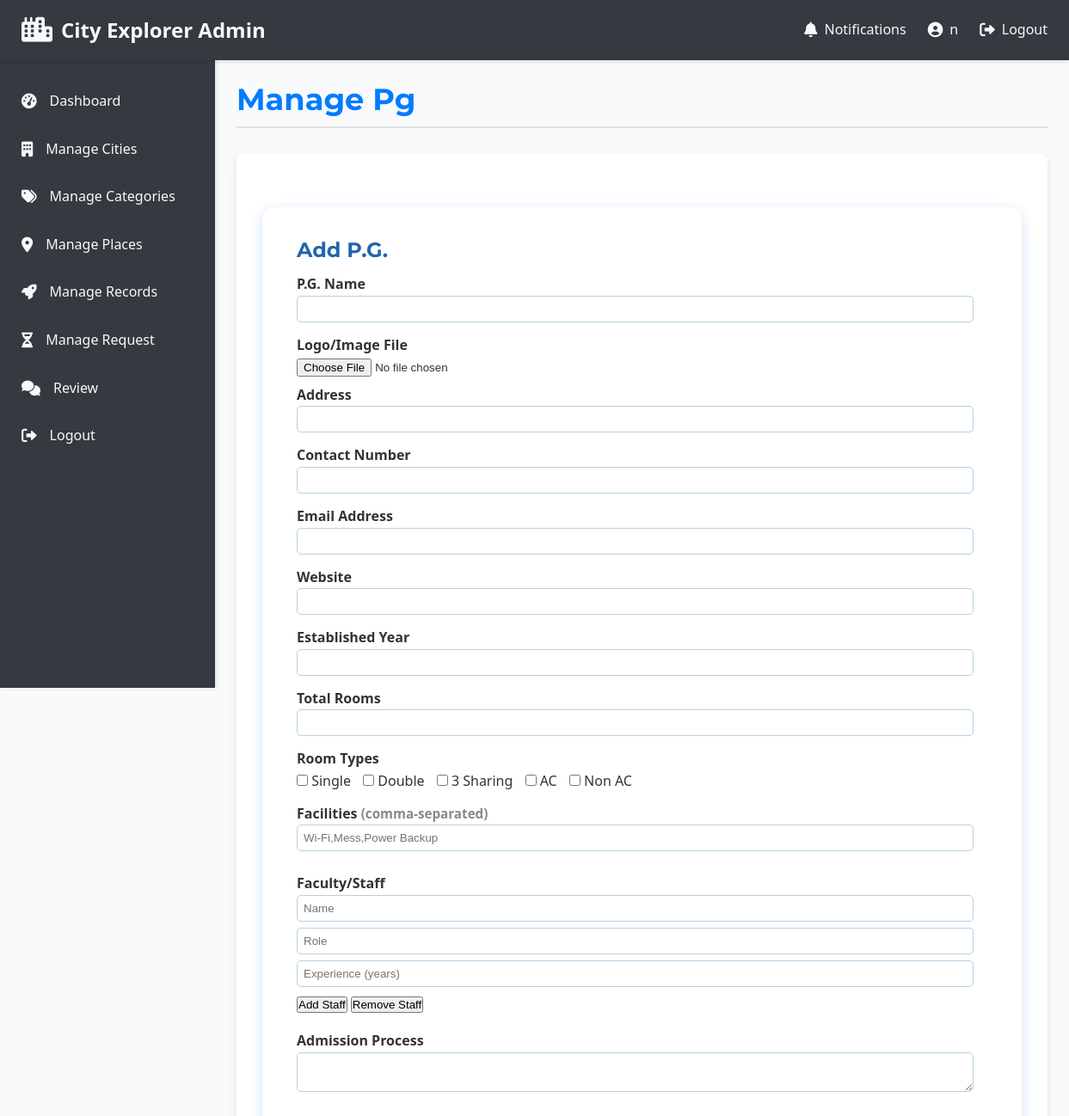
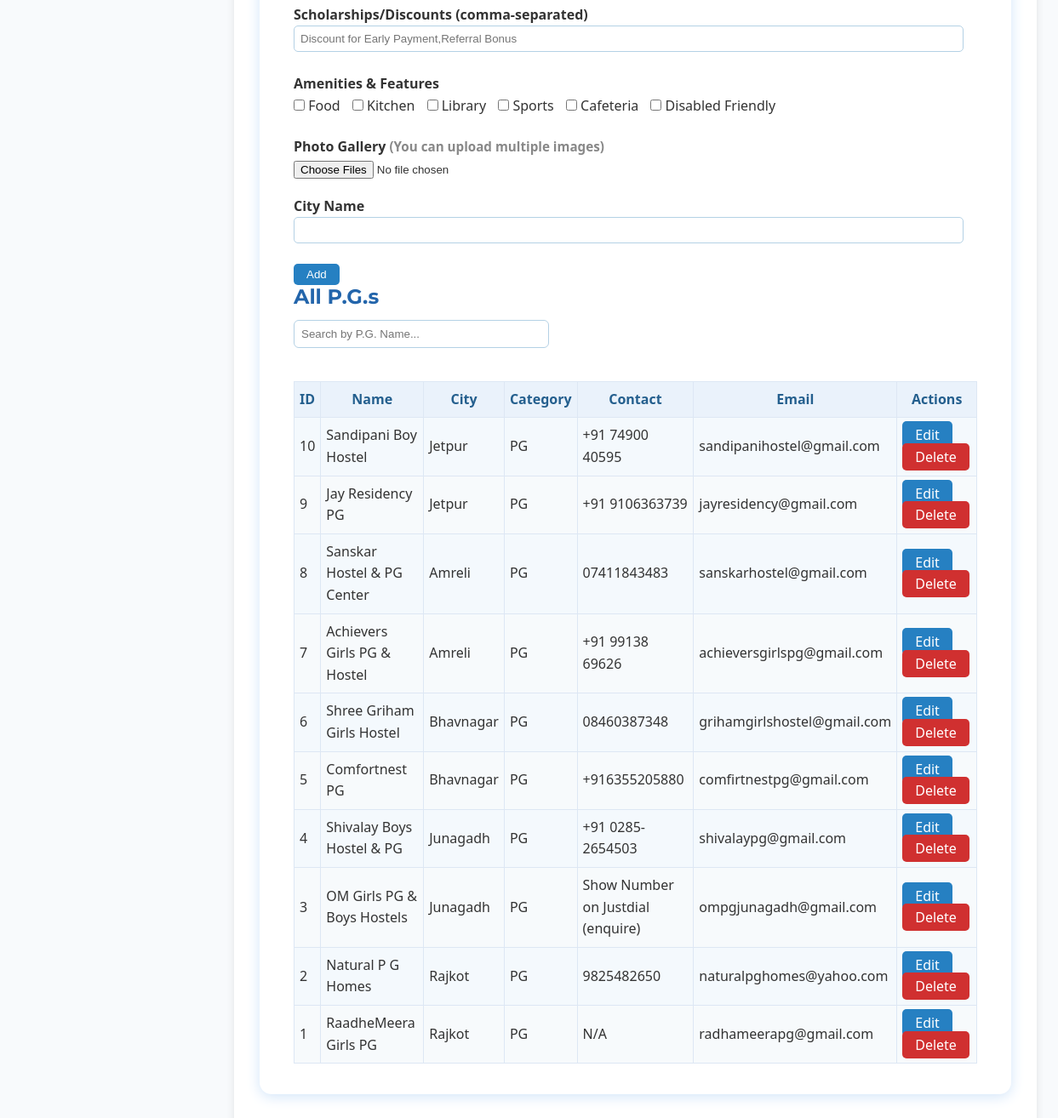
Screenshot of /admin/manage_pg.php (signed in) with the database file from the repository (2 pictures, top to bottom).
### tables this page shows
CREATE TABLE `pgs` (
  `id` int(11) NOT NULL,
  `name` varchar(180) NOT NULL,
  `img` varchar(255) DEFAULT NULL,
  `address` varchar(255) DEFAULT NULL,
  `city_name` varchar(90) DEFAULT NULL,
  `cat_name` varchar(90) DEFAULT NULL,
  `contact` varchar(50) DEFAULT NULL,
  `email` varchar(120) DEFAULT NULL,
  `website` varchar(200) DEFAULT NULL,
  `established` varchar(12) DEFAULT NULL,
  `rooms` varchar(60) DEFAULT NULL,
  `room_types` text DEFAULT NULL,
  `facilities` text DEFAULT NULL,
  `faculty` text DEFAULT NULL,
  `admission_process` text DEFAULT NULL,
  `gallery` text DEFAULT NULL,
  `scholarships` text DEFAULT NULL,
  `hostel` varchar(10) DEFAULT NULL,
  `transport` varchar(10) DEFAULT NULL,
  `library` varchar(10) DEFAULT NULL,
  `sports` varchar(10) DEFAULT NULL,
  `cafeteria` varchar(10) DEFAULT NULL,
  `disabled_friendly` varchar(50) DEFAULT NULL,
  `created_at` timestamp NOT NULL DEFAULT current_timestamp(),
  `user_email` varchar(120) DEFAULT NULL
);

### admin/manage_pg.php (the view, shortened to what this page needs)
<?php
require_once 'includes/admin_header.php';
$host = 'localhost'; $dbname = 'project'; $user = 'root'; $pass = '';
$conn = mysqli_connect($host, $user, $pass, $dbname);
$editing = false;
$res = mysqli_query($conn, "SELECT * FROM pgs ORDER BY id DESC");
$rows = [];
while($r = mysqli_fetch_assoc($res)) $rows[] = $r;
?>
<!DOCTYPE html>
<html>
<head>
</head>
<body>
<div class="container">
    <h2><?= $editing ? "Edit P.G." : "Add P.G." ?></h2>
    <form method="post" enctype="multipart/form-data" id="pgForm">
        <label>P.G. Name</label>
        <input type="text" name="name" required value="<?= htmlspecialchars($editing?$row['name']:'') ?>">
        <label>Logo/Image File</label>
        <input type="file" name="img" accept="image/*">
        <label>Address</label>
        <input type="text" name="address" value="<?= htmlspecialchars($editing?$row['address']:'') ?>">
        <label>Contact Number</label>
        <input type="text" name="contact" value="<?= htmlspecialchars($editing?$row['contact']:'') ?>">
        <label>Email Address</label>
        <input type="email" name="email" value="<?= htmlspecialchars($editing?$row['email']:'') ?>">
        <label>Website</label>
        <input type="text" name="website" value="<?= htmlspecialchars($editing?$row['website']:'') ?>">
        <label>Established Year</label>
        <input type="text" name="established" value="<?= htmlspecialchars($editing?$row['established']:'') ?>">
        <label>Total Rooms</label>
        <input type="text" name="rooms" value="<?= htmlspecialchars($editing?$row['rooms']:'') ?>">
<label>Room Types</label>
    <?php
        $selected_room_types = $editing ? explode(',', $row['room_types']) : [];
        function checked_roomtype($val, $arr) { return in_array($val, $arr) ? 'checked' : ''; }
    ?>
    <div class="yesno inline"><input type="checkbox" name="room_types[]" value="Single" <?= checked_roomtype('Single', $selected_room_types) ?>> Single</div>
    <div class="yesno inline"><input type="checkbox" name="room_types[]" value="Double" <?= checked_roomtype('Double', $selected_room_types) ?>> Double</div>
    <div class="yesno inline"><input type="checkbox" name="room_types[]" value="3 Sharing" <?= checked_roomtype('3 Sharing', $selected_room_types) ?>> 3 Sharing</div>
    <div class="yesno inline"><input type="checkbox" name="room_types[]" value="AC" <?= checked_roomtype('AC', $selected_room_types) ?>> AC</div>
    <div class="yesno inline"><input type="checkbox" name="room_types[]" value="Non AC" <?= checked_roomtype('Non AC', $selected_room_types) ?>> Non AC</div>
        <div class="form-section">
            <label>Facilities <span class="small">(comma-separated)</span></label>
            <input type="text" name="facilities[]" value="<?= htmlspecialchars($editing?str_replace(',',',',$row['facilities']??''):'') ?>" placeholder="Wi-Fi,Mess,Power Backup">
        </div>
        <div class="form-section">
            <label>Faculty/Staff</label>
            <div id="faculty">
                <?php
                $faculty = $editing ? str2arr($row['faculty']) : ['||'];
                foreach ($faculty as $i=>$fac) {
                    list($n,$d,$e) = array_pad(explode('|',$fac),3,'');
                ?>
                    <div class="faculty-block">
                        <input type="text" name="faculty_name[]" placeholder="Name" value="<?= htmlspecialchars($n) ?>">
                        <input type="text" name="faculty_dept[]" placeholder="Role" value="<?= htmlspecialchars($d) ?>">
                        <input type="text" name="faculty_exp[]" placeholder="Experience (years)" value="<?= htmlspecialchars($e) ?>">
                    </div>
                <?php } ?>
                <div id="faculty-controls">
                    <button type="button" onclick="addFaculty()">Add Staff</button>
                    <button type="button" onclick="removeFaculty()">Remove Staff</button>
                </div>
            </div>
        </div>
        <div class="form-section">
            <label>Admission Process</label>
            <textarea name="admission_process" rows="2"><?= htmlspecialchars($editing?$row['admission_process']:'') ?></textarea>
        </div>
        <div class="form-section">
            <label>Scholarships/Discounts (comma-separated)</label>
            <input type="text" name="scholarships[]" value="<?= htmlspecialchars($editing?str_replace(',','&#10;',$row['scholarships']??''):'') ?>" placeholder="Discount for Early Payment,Referral Bonus">
        </div>
        <div class="form-section">
            <label>Amenities & Features</label>
            <div class="yesno inline"><input type="checkbox" name="hostel" value="Hostel" <?= $editing && $row['hostel']=='Hostel'?'checked':'' ?>> Food</div>
            <div class="yesno inline"><input type="checkbox" name="transport" value="Transport" <?= $editing && $row['transport']=='Transport'?'checked':'' ?>> Kitchen</div>
            <div class="yesno inline"><input type="checkbox" name="library" value="Library" <?= $editing && $row['library']=='Library'?'checked':'' ?>> Library</div>
            <div class="yesno inline"><input type="checkbox" name="sports" value="Sports" <?= $editing && $row['sports']=='Sports'?'checked':'' ?>> Sports</div>
            <div class="yesno inline"><input type="checkbox" name="cafeteria" value="Cafeteria" <?= $editing && $row['cafeteria']=='Cafeteria'?'checked':'' ?>> Cafeteria</div>
            <div class="yesno inline"><input type="checkbox" name="disabled_friendly" value="Disabled Friendly" <?= $editing && $row['disabled_friendly']=='Disabled Friendly'?'checked':'' ?>> Disabled Friendly</div>
        </div>
        <div class="form-section">
            <label>Photo Gallery <span class="small">(You can upload multiple images)</span></label>
            <input type="file" name="gallery[]" accept="image/*" multiple>
        </div>
        <label>City Name</label>
        <input type="text" name="city_name" value="<?= htmlspecialchars($editing?$row['city_name']:'') ?>">
        <div class="actions">
            <button class="btn" type="submit" name="save"><?= $editing ? 'Update' : 'Add' ?></button>
        </div>
    </form>
    <h2>All P.G.s</h2>
    <input type="text" id="searchBar" placeholder="Search by P.G. Name..." onkeyup="filterTable()">
    <table id="pgTable">
        <tr>
            <th>ID</th><th>Name</th><th>City</th><th>Category</th><th>Contact</th><th>Email</th><th>Actions</th>
        </tr>
        <?php foreach($rows as $r): ?>
            <tr>
                <td><?= $r['id'] ?></td>
                <td><?= htmlspecialchars($r['name']) ?></td>
                <td><?= htmlspecialchars($r['city_name']) ?></td>
                <td><?= htmlspecialchars($r['cat_name']) ?></td>
                <td><?= htmlspecialchars($r['contact']) ?></td>
                <td><?= htmlspecialchars($r['email']) ?></td>
                <td>
                    <a class="btn" href="?edit=<?= $r['id'] ?>">Edit</a>
                    <a class="btn btn-danger" href="?del=<?= $r['id'] ?>" onclick="return confirm('Delete this record?')">Delete</a>
                </td>
            </tr>
        <?php endforeach; ?>
    </table>
</div>
</body>
</html>

### admin/css/admin.css (style rules this page uses)
:root { --admin-primary: #007bff; --admin-secondary: #6c757d; --admin-success: #28a745; --admin-danger: #dc3545; --admin-warning: #ffc107; --admin-info: #17a2b8; --admin-bg-light: #f8f9fa; --admin-bg-dark: #343a40; --admin-text-dark: #333; --admin-text-light: #f8f9fa; --admin-border-color: #dee2e6; --admin-card-bg: #ffffff; --admin-shadow: rgba(0, 0, 0, 0.1); --admin-font-body: 'Roboto', sans-serif; --admin-font-heading: 'Montserrat', sans-serif; }
*, *::before, *::after { box-sizing: border-box; margin: 0; padding: 0; }
body { font-family: var(--admin-font-body); line-height: 1.6; color: var(--admin-text-dark); background-color: var(--admin-bg-light); -webkit-font-smoothing: antialiased; }
a { color: var(--admin-primary); text-decoration: none; transition: color 0.3s ease; }
h1, h2, h3, h4, h5, h6 { font-family: var(--admin-font-heading); color: var(--admin-text-dark); margin-bottom: 0.5em; line-height: 1.2; }

### admin/manage_pg.php (style rules this page uses)
body { background: #f8fafc; font-family: Segoe UI,Arial; }
.container { max-width: 1020px; margin: 32px auto; background: #fff; padding: 36px 40px; border-radius: 14px; box-shadow: 0 3px 16px #d2e5f9; }
h2 { color: #2365ab; }
form input[type=text], form input[type=email], form textarea { width: 98%; padding: 7px; border: 1px solid #b4d1e5; border-radius: 5px; margin-bottom: 7px; }
label { font-weight:bold; margin-top:7px; display:block; }
.form-section { margin-bottom: 18px; }
.yesno { margin-bottom: 5px; }
.actions { margin-top: 16px; }
.actions button { margin-right: 8px; }
table { border-collapse: collapse; width: 100%; margin-top: 24px; background: #f7fafc; }
th, td { border: 1px solid #dde7f4; padding: 8px 6px; }
th { background: #eaf2fb; color: #245f8e; }
tr:nth-child(even) { background: #f4f9fd; }
.btn { padding: 5px 15px; border-radius: 5px; border: 0; background: #2680c2; color: #fff; cursor: pointer; }
.btn-danger { background: #d03030; }
.small { font-size: 0.95em; color: #888; }
.inline { display: inline-block; margin-right: 10px; }
#searchBar { margin-bottom: 15px; padding: 8px; width: 300px; border-radius: 6px; border: 1px solid #b4d1e5; }

### rows the page displays
pgs: id "10", name "Sandipani Boy Hostel", city_name "Jetpur", cat_name "PG", contact "+91 74900 40595", email "sandipanihostel@gmail.com"
pgs: id "9", name "Jay Residency PG", city_name "Jetpur", cat_name "PG", contact "+91 9106363739", email "jayresidency@gmail.com"
pgs: id "8", name "Sanskar Hostel & PG Center", city_name "Amreli", cat_name "PG", contact "07411843483", email "sanskarhostel@gmail.com"
pgs: id "7", name "Achievers Girls PG & Hostel", city_name "Amreli", cat_name "PG", contact "+91 99138 69626", email "achieversgirlspg@gmail.com"
pgs: id "6", name "Shree Griham Girls Hostel", city_name "Bhavnagar", cat_name "PG", contact "08460387348", email "grihamgirlshostel@gmail.com"
pgs: id "5", name "Comfortnest PG", city_name "Bhavnagar", cat_name "PG", contact "+916355205880", email "comfirtnestpg@gmail.com"
pgs: id "4", name "Shivalay Boys Hostel & PG", city_name "Junagadh", cat_name "PG", contact "+91 0285-2654503", email "shivalaypg@gmail.com"
pgs: id "3", name "OM Girls PG & Boys Hostels", city_name "Junagadh", cat_name "PG", contact "Show Number on Justdial (enquire)", email "ompgjunagadh@gmail.com"
pgs: id "2", name "Natural P G Homes", city_name "Rajkot", cat_name "PG", contact "9825482650", email "naturalpghomes@yahoo.com"
pgs: id "1", name "RaadheMeera Girls PG", city_name "Rajkot", cat_name "PG", contact "N/A", email "radhameerapg@gmail.com"

### other values shown
$_SESSION['admin_username'] "n"
$page_title "Manage Pg"
